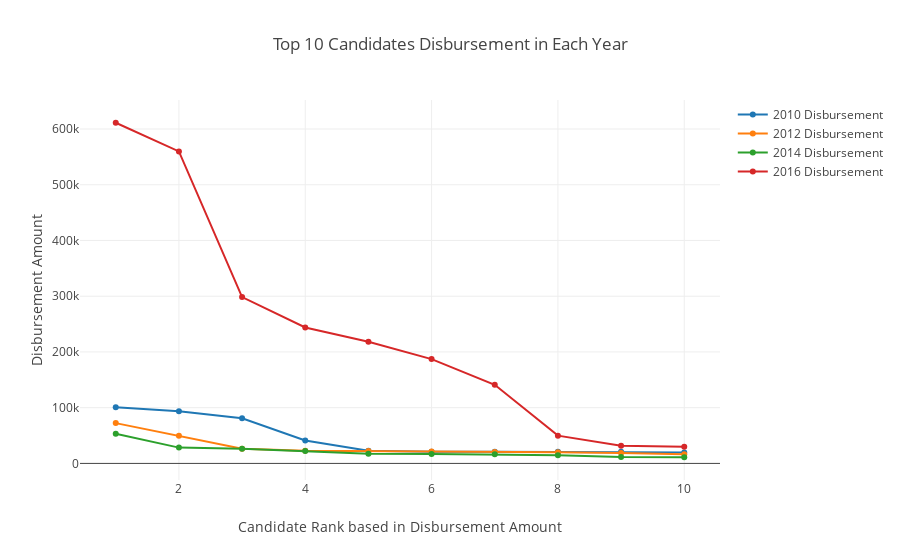

The notebook cell this image was saved under:
### Code cell
trace1 = go.Scatter(
    x=[1,2,3,4,5,6,7,8,9,10],
    y=avg2010['dis_amo'].head(10),
    text = avg2010['can_nam'],
    name = '2010 Disbursement', # Style name/legend entry with html tags
    connectgaps=True
)
trace2 = go.Scatter(
    x=[1,2,3,4,5,6,7,8,9,10],
    y=avg2012['dis_amo'].head(10),
    name = '2012 Disbursement',
    text = avg2012['can_nam']
)
trace3 = go.Scatter(
    x=[1,2,3,4,5,6,7,8,9,10],
    y=avg2014['dis_amo'].head(10),
    text = avg2014['can_nam'],
    name = '2014 Disbursement', # Style name/legend entry with html tags
    connectgaps=True
)
trace4 = go.Scatter(
    x=[1,2,3,4,5,6,7,8,9,10],
    y=avg2016['dis_amo'].head(10),
    name = '2016 Disbursement',
    text = avg2016['can_nam']
)
layout = dict(title = 'Top 10 Candidates Disbursement in Each Year',
             xaxis = dict(title = 'Candidate Rank based in Disbursement Amount'),
              yaxis = dict(title = 'Disbursement Amount'),
             )
data = [trace1,trace2,trace3,trace4]
fig = dict(data=data,layout=layout)
py.offline.iplot(fig)

### Figure 1 — Plotly figure (JSON) as saved in the notebook; plotly's stock layout.template omitted (floating-point values rounded to 4 significant figures; data arrays with more than 128 entries replaced by an {"elided": "..."} marker saying what was removed)
{"data": [{"connectgaps": true, "name": "2010 Disbursement", "text": {"elided": "2025 str values"}, "type": "scatter", "x": [1, 2, 3, 4, 5, 6, 7, 8, 9, 10], "y": [100550, 93590.0, 80910.0, 41150.0, 22830.0, 20970.0, 20950, 20920.0, 20820.0, 19590.0]}, {"name": "2012 Disbursement", "text": {"elided": "1812 str values"}, "type": "scatter", "x": [1, 2, 3, 4, 5, 6, 7, 8, 9, 10], "y": [72290.0, 49710.0, 26190.0, 22750.0, 22320.0, 21180.0, 20380.0, 19930.0, 18820.0, 16300.0]}, {"connectgaps": true, "name": "2014 Disbursement", "text": {"elided": "1568 str values"}, "type": "scatter", "x": [1, 2, 3, 4, 5, 6, 7, 8, 9, 10], "y": [53210.0, 28340.0, 26120.0, 22250, 17400.0, 17100.0, 16490.0, 14830.0, 11560.0, 11040.0]}, {"name": "2016 Disbursement", "text": {"elided": "1540 str values"}, "type": "scatter", "x": [1, 2, 3, 4, 5, 6, 7, 8, 9, 10], "y": [611269, 559880, 298493, 243800.0, 218200.0, 187100.0, 141093, 49810.0, 31680.0, 29780.0]}], "layout": {"title": "Top 10 Candidates Disbursement in Each Year", "xaxis": {"title": "Candidate Rank based in Disbursement Amount"}, "yaxis": {"title": "Disbursement Amount"}}}
